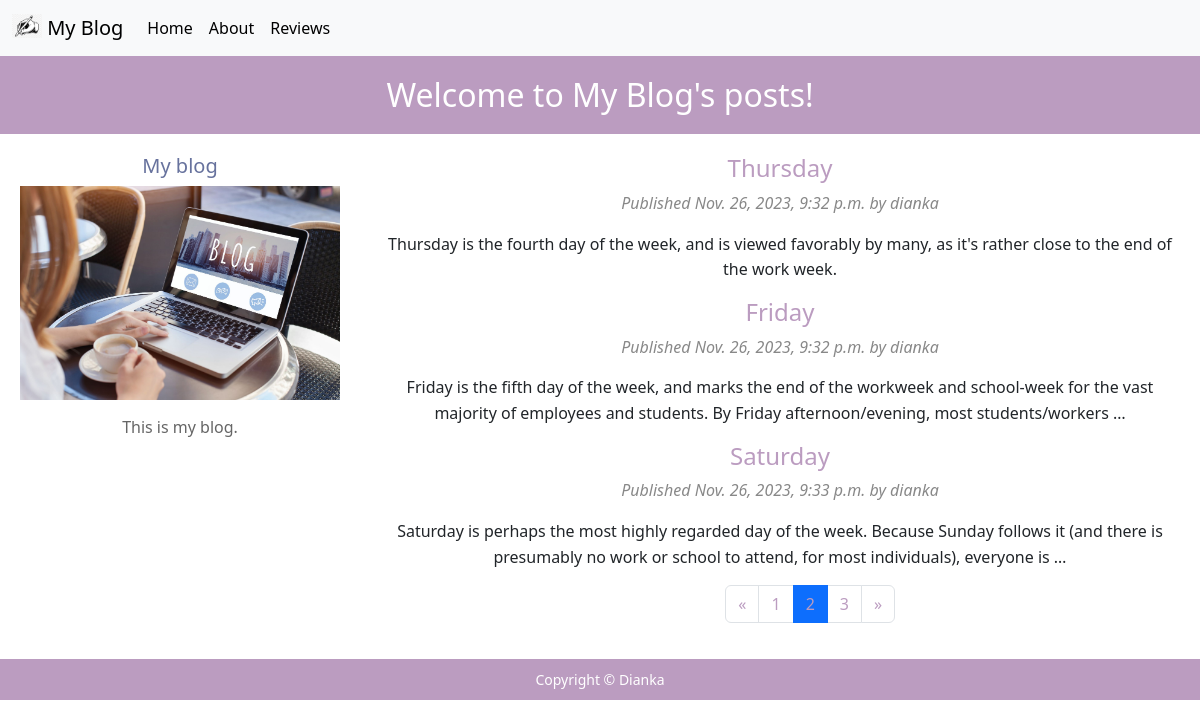
Screenshot of /blog/?page=2 with the database file from the repository.
### blog/models.py (models this page shows)
class Post(models.Model):
    STATUS_CHOICES = (
        ('draft', 'Draft'),
        ('published', 'Published'),
    )
    title = models.CharField(max_length=250)
    slug = models.SlugField(max_length=250, unique_for_date='publish')
    author = models.ForeignKey(User, on_delete=models.CASCADE, related_name='blog_posts')
    body = models.TextField()
    publish = models.DateTimeField(default=timezone.now)
    created = models.DateTimeField(auto_now_add=True)
    updated = models.DateTimeField(auto_now=True)
    status = models.CharField(max_length=10, choices=STATUS_CHOICES, default='draft')
    def get_absolute_url(self):
        return reverse('blog:post_detail',
                       args=[self.publish.year, self.publish.month, self.publish.day, self.slug])

### blog/views.py (the view)
# urls.py: path('', views.post_list, name='post_list'),
def post_list(request):
    object_list = Post.objects.all()
    paginator = Paginator(object_list, 3)  # 3 articole pe pagină
    page = request.GET.get('page')
    try:
        posts = paginator.page(page)
    except PageNotAnInteger:  # Returnează prima pagină când numărul paginii nu este un întreg
        posts = paginator.page(1)
    except EmptyPage:  # Dacă numărul paginii este mai mare decât numărul total al paginilor, returnăm ultima pagină
        posts = paginator.page(paginator.num_pages)
    return render(request, 'blog/post/list.html', {'page': page, 'posts': posts})

### blog/templates/blog/post/list.html (shortened to what this page needs)
{% extends "blog/base.html" %}
{% block content %}
    {% for post in posts %}
        <h2><a href="{{ post.get_absolute_url }}">{{ post.title }}</a></h2>
        <p class="date">Published {{ post.publish }} by {{ post.author }}</p>
        {{ post.body|truncatewords:30|linebreaks }}
    {% endfor %}
{% include "../pagination.html" with page=posts %}
{% endblock %}

### blog/static/css/blog.css (style rules this page uses)
#content h2 { margin-top: 0; font-size: 24px; color: #BB9CC0; }
#content .date { font-style: italic; color: #888; }
#content p { line-height: 1.6; margin-bottom: 15px; }
#content a { text-decoration: none; color: #BB9CC0; }

### rows the page displays
Post: title "Thursday", publish "Nov. 26, 2023, 9:32 p.m.", author "dianka", body "Thursday is the fourth day of the week, and is viewed favorably by many, as it's rather close to the end of the work week."
Post: title "Friday", publish "Nov. 26, 2023, 9:32 p.m.", author "dianka", body "Friday is the fifth day of the week, and marks the end of the workweek and school-week for the vast majority of employees and students. By Friday afternoon/evening, most students/workers …"
Post: title "Saturday", publish "Nov. 26, 2023, 9:33 p.m.", author "dianka", body "Saturday is perhaps the most highly regarded day of the week. Because Sunday follows it (and there is presumably no work or school to attend, for most individuals), everyone is …"

### other values shown
{{ num }} "1" "2" "3"
